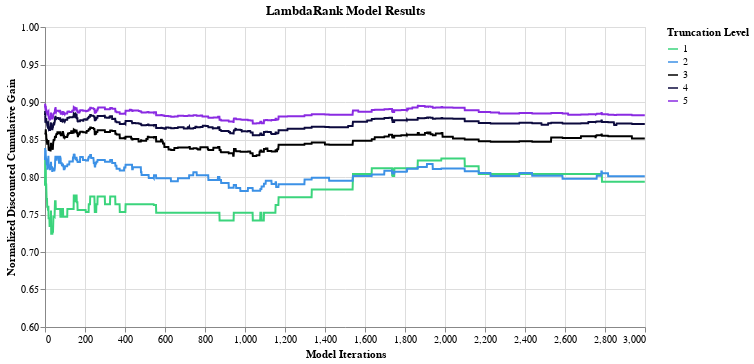

Source (notebook cell):
### Code cell
temp = alt.Chart(eval_df).mark_line(
    ).encode(
        x=alt.X('iterations',title='Model Iterations',scale=alt.Scale(domain=[0,3000])),
        y=alt.Y('value',title='Normalized Discounted Cumulative Gain',scale=alt.Scale(domain=[.6,1])),
        color = alt.Color('variable',title='Truncation Level').scale(range=colors)
    ).properties(
        width=600,
        height=300,
        title='LambdaRank Model Results'
    )

temp # ,values=[0,500,1000,1500,2000,2500,3000]

### Figure 1 — Vega-Lite specification as saved in the notebook (floating-point values rounded to 4 significant figures; data arrays with more than 128 entries replaced by an {"elided": "..."} marker saying what was removed)
{"config": {"view": {"continuousWidth": 300, "continuousHeight": 300}}, "data": {"name": "data-a788f8829f5aad7272cc03e2a7937117"}, "mark": {"type": "line"}, "encoding": {"color": {"field": "variable", "scale": {"range": ["#3bd47c", "#3C91E6", "#000000", "#0C0A3E", "#8A2BE2"]}, "title": "Truncation Level", "type": "nominal"}, "x": {"field": "iterations", "scale": {"domain": [0, 3000]}, "title": "Model Iterations", "type": "quantitative"}, "y": {"field": "value", "scale": {"domain": [0.6, 1]}, "title": "Normalized Discounted Cumulative Gain", "type": "quantitative"}}, "height": 300, "title": "LambdaRank Model Results", "width": 600, "$schema": "https://vega.github.io/schema/vega-lite/v5.8.0.json", "datasets": {"data-a788f8829f5aad7272cc03e2a7937117": {"elided": "15000 records"}}}
